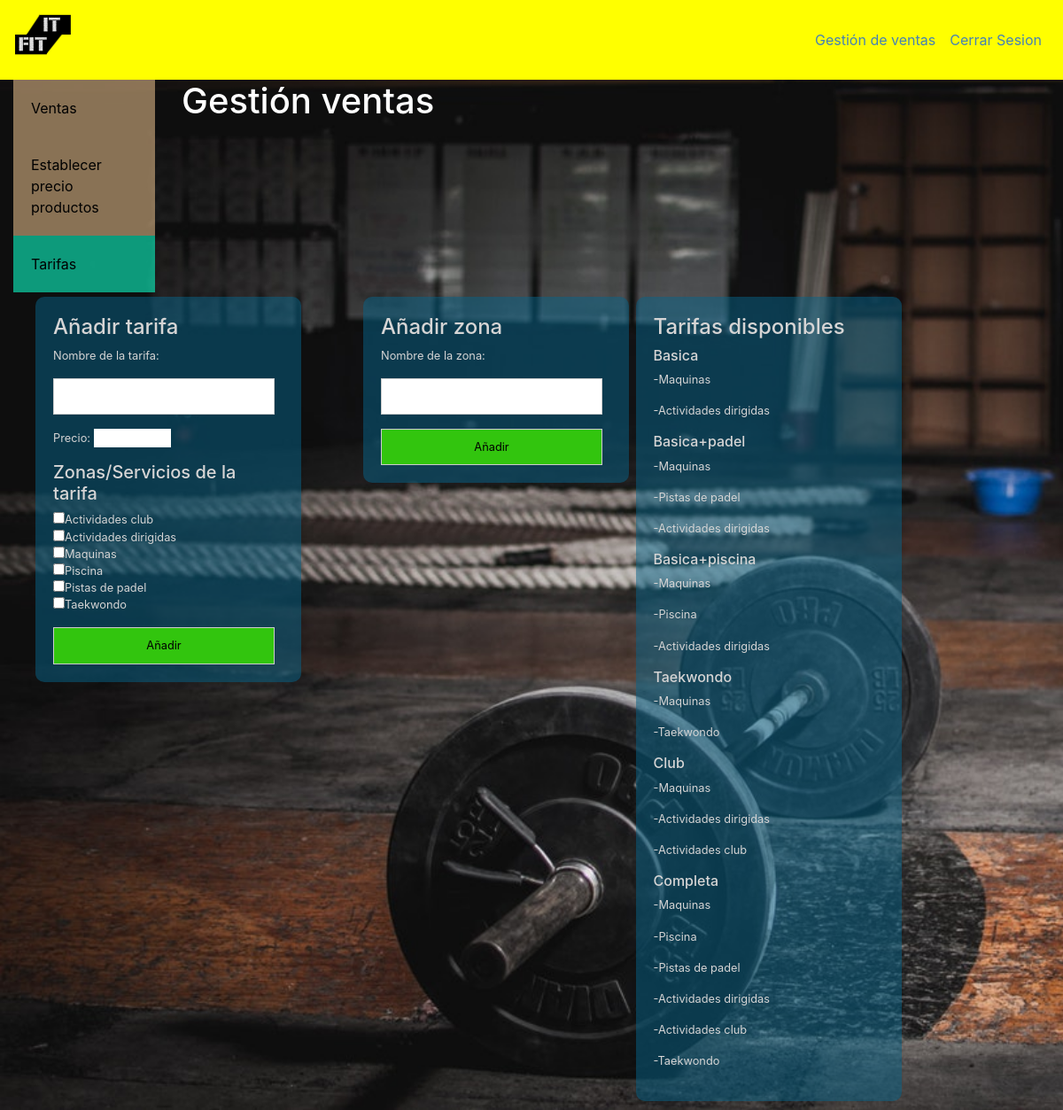
The page /Ventas/tarifas.php on the database its author committed.
### tables this page shows
CREATE TABLE `zona` (
  `idZona` int(11) NOT NULL,
  `nombre` varchar(30) NOT NULL
);

CREATE TABLE `tarifa` (
  `idTarifa` int(11) NOT NULL,
  `nombre` varchar(30) NOT NULL,
  `precio` decimal(10,0) NOT NULL
);

CREATE TABLE `da_acceso` (
  `idTarifa` int(11) NOT NULL,
  `idZona` int(11) NOT NULL
);

### Ventas/tarifas.php (the view, shortened to what this page needs)
<!DOCTYPE html>
<html>
    <head>
        <link rel="stylesheet" type="text/css" href="../styles/estilos.css">
        <link rel="stylesheet" type="text/css" href="../styles/form.css">
        <link rel="stylesheet" href="../styles/inicio.css">
        <link rel="stylesheet" href="https://stackpath.bootstrapcdn.com/bootstrap/4.4.1/css/bootstrap.min.css">
    </head>
    <body>
        <nav class="navbar sticky-top navbar-expand-lg navbar-dark header">
            <a href="../inicio.html" class="navbar-brand mr-auto">
                <img src="../img/Logo.png" alt="ITFit" width="64" height="64"/>
            </a>
            <span class="areagestion navbar-text">
                <ul class="navbar-nav">
                    <li class="nav-link">
                        <a class ="enlace" href="#">Gestión de ventas</a>
                    </li>
                    <li class="nav-link">
                        <a class ="enlace" href="../php/logout.php">Cerrar Sesion</a>
                    </li>
                </ul>
            </span>
        </nav>
        <div class="inicio container">
            <div class="row">
                <div class="vertical-menu col-lg-2 col-sm-3">
                    <a href="./Ventas.php">Ventas</a>
                    <a href="./precios.php">Establecer precio productos</a>
                    <a href="./tarifas.php" class="active">Tarifas</a>
                </div>
                <div class="col-lg-6 col-sm-6">
                    <h1>Gestión ventas</h1>
                </div>
            </div>
        </div>
        <div class="row">
            <div class="col-lg-4 col-sm-6">
                <form action="../php/Ventas/aniadirTarifa.php" method="post">
                    <h4>Añadir tarifa</h4>
                    <p>Nombre de la tarifa:</p>
                    <input type="text" name="NombreTarifa" size="20" class="field" maxlength="30"/>
                    Precio:
                    <input type="number" name="precio" min="10" max="1000"/>
                    <h5>Zonas/Servicios de la tarifa</h5>
                    <?php
                        $db = mysqli_connect(DB_SERVER,DB_USERNAME,DB_PASSWORD,DB_DATABASE) or die ("<h5>No puedo conectarme a la BD.</h5>");
                        $consulta = "Select * from zona Order By nombre" ;
                        $resultado = mysqli_query( $db, $consulta ) or die ( "Algo ha ido mal en la consulta a la base de datos");
                        while($fila = mysqli_fetch_array($resultado)){
                            $zona = "<input type=checkbox name=" . $fila['idZona'] . ">" . $fila['nombre'] . "<br>";
                            echo $zona;
                        }
                    ?>
                    <input type="submit" class="botton" value="Añadir">
                </form>
            </div>
            <div class="col-lg-3 col-sm-6">
                <form action="../php/Ventas/aniadirZona.php" method="post">
                    <h4>Añadir zona</h4>
                    <p>Nombre de la zona:</p>
                    <input type="text" name="NombreZona" size="20" class="field" maxlength="30"/>
                    <input type="submit" class="botton" value="Añadir">
                </form>
            </div>
            <div class="col-lg-3 col-sm-6">
                <form>
                    <h4>Tarifas disponibles</h4>
                    <?php
                        $consulta = "Select * from tarifa Order By idTarifa" ;
                        $tarifa = mysqli_query( $db, $consulta ) or die ( "Algo ha ido mal en la consulta a la base de datos");
                        while($fila = mysqli_fetch_array($tarifa)){
                            echo "<h6>". $fila['nombre'] . "</h6>";
                            $consulta = "SELECT * FROM da_acceso D, zona Z WHERE D.idZona=Z.idZona AND idTarifa=". $fila['idTarifa'] ;
                            $zona = mysqli_query( $db, $consulta ) or die ( "Algo ha ido mal en la consulta a la base de datos");
                            while($n = mysqli_fetch_array($zona)){
                                echo "<p>-". $n['nombre'] ."</p>";
                            }
                        }
                    ?>
                </form>
            </div>
        </div>
    </body>
</html>

### styles/estilos.css (style rules this page uses)
.vertical-menu { width: 200px; padding-bottom: 5px; }
.vertical-menu a { background-color: rgba(222, 184, 135, 0.596); color:black; display: block; padding: 20px; text-decoration: none; }
.vertical-menu a.active { background-color: rgba(14, 250, 199, 0.596); }

### styles/form.css (style rules this page uses)
form { position: relative; margin:0 auto; font-size: 0.8em; border-radius: 10px; color: rgb(214, 213, 213); width: 300px; padding:20px; background-color: rgba(7, 101, 138, 0.5); margin-bottom: 10px; }
input,select { border:0; }
.field { border: solid 1px #ccc; width: 250px; padding:10px; }
.botton { border: solid 1px #ccc; width: 250px; padding:10px; background-color: rgba(51, 199, 14, 0.993); }

### styles/inicio.css (style rules this page uses)
nav.header { background-color: yellow; }
li.nav-link a.enlace { color: steelblue; }
body { background-image: url("../img/gimnasio.jpg"); background-color: powderblue; background-attachment: fixed; background-repeat: no-repeat; background-size: cover; }
div.inicio { padding-top: 10%; color: white; }
.inicio.container { margin-left: 0px; padding-top: 0px; }

### rows shown on the page
zona: nombre "Actividades club"
zona: nombre "Actividades dirigidas"
zona: nombre "Maquinas"
zona: nombre "Piscina"
zona: nombre "Pistas de padel"
zona: nombre "Taekwondo"
tarifa: nombre "Basica"
da_acceso: idZona.nombre "Maquinas"
da_acceso: idZona.nombre "Actividades dirigidas"
tarifa: nombre "Basica+padel"
da_acceso: idZona.nombre "Maquinas"
da_acceso: idZona.nombre "Pistas de padel"
da_acceso: idZona.nombre "Actividades dirigidas"
tarifa: nombre "Basica+piscina"
da_acceso: idZona.nombre "Maquinas"
da_acceso: idZona.nombre "Piscina"
da_acceso: idZona.nombre "Actividades dirigidas"
tarifa: nombre "Taekwondo"
da_acceso: idZona.nombre "Maquinas"
da_acceso: idZona.nombre "Taekwondo"
tarifa: nombre "Club"
da_acceso: idZona.nombre "Maquinas"
da_acceso: idZona.nombre "Actividades dirigidas"
da_acceso: idZona.nombre "Actividades club"
tarifa: nombre "Completa"
da_acceso: idZona.nombre "Maquinas"
da_acceso: idZona.nombre "Piscina"
da_acceso: idZona.nombre "Pistas de padel"
da_acceso: idZona.nombre "Actividades dirigidas"
da_acceso: idZona.nombre "Actividades club"
da_acceso: idZona.nombre "Taekwondo"
